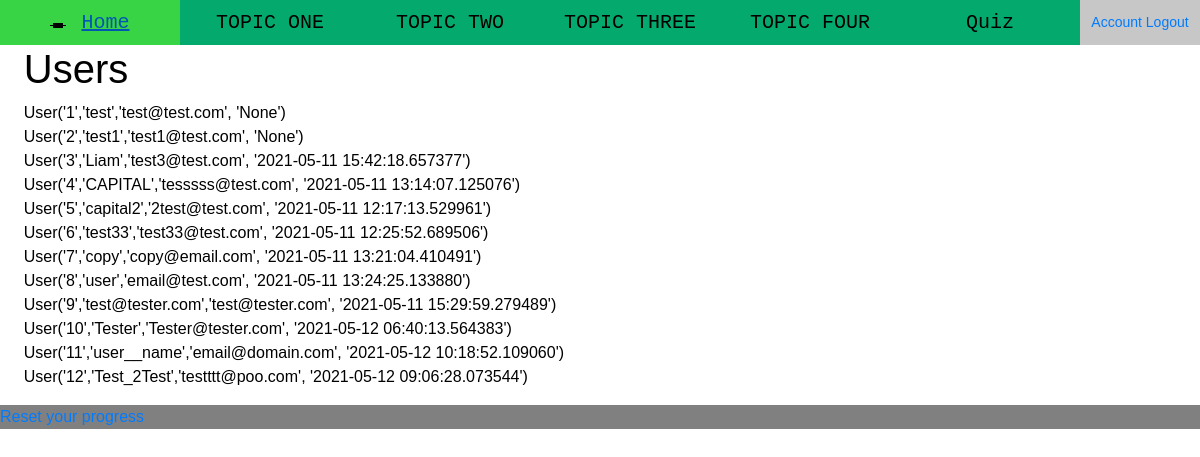
The page /users (signed in) on the database its author committed.
### app/models.py (models this page shows)
class User(db.Model, UserMixin):
    id = db.Column(db.Integer, primary_key = True)
    username = db.Column(db.String(20), unique = True, nullable=False)
    email = db.Column(db.String(120), unique = True, nullable=False)
    password = db.Column(db.String(60), nullable=False)
    about_me = db.Column(db.String(140))
    last_seen = db.Column(db.DateTime, default=datetime.utcnow)
    scores = db.relationship('Scores', backref='user_info', lazy=True)
    def __repr__(self):
        return f"User('{self.id}','{self.username}','{self.email}', '{self.last_seen}')"

### app/routes.py (the view)
@app.route("/users")
@login_required
def users():
    users_in_database = User.query.all()
    for user in users_in_database:
        print (user.username)
    return render_template('users.html', title= 'Users', all_users = users_in_database)

### app/models.py (called while the page is built)
@login_manager.user_loader
def load_user(user_id):
    return User.query.get(int(user_id))

### app/routes.py (called while the page is built)
@app.before_request
def before_request():
    if current_user.is_authenticated:
        current_user.last_seen = datetime.utcnow()
        db.session.commit()

### app/templates/users.html
{% extends "layout.html" %}
{% block content %}
<h1>Users</h1>
{% for item in all_users %}
    {{item}} </br>
{% endfor %}
{% endblock %}

### app/static/css/layout.css (style rules this page uses)
:root { --header-default: #04aa6d; --header-hover: #38d445; --header-active: #afe0b4; --header-login: #c7c7c7; --header-height: 45px; --shading: #e4e4e4; --button-primary-color: #44c767; --button-secondary-color: #5cbf2a; }
body { margin: 0; padding: 0; font-family: Verdana, Geneva, Tahoma, sans-serif; color: black; }

### rows shown on the page
User: id+username+email "User('1','test','test@test.com', 'None')"
User: id+username+email "User('2','test1','test1@test.com', 'None')"
User: id+username+email "User('3','Liam','test3@test.com', '2021-05-11 15:42:18.657377')"
User: id+username+email "User('4','CAPITAL','tesssss@test.com', '2021-05-11 13:14:07.125076')"
User: id+username+email "User('5','capital2','2test@test.com', '2021-05-11 12:17:13.529961')"
User: id+username+email "User('6','test33','test33@test.com', '2021-05-11 12:25:52.689506')"
User: id+username+email "User('7','copy','copy@email.com', '2021-05-11 13:21:04.410491')"
User: id+username+email "User('8','user','email@test.com', '2021-05-11 13:24:25.133880')"
User: id+username+email "User('9','test@tester.com','test@tester.com', '2021-05-11 15:29:59.279489')"
User: id+username+email "User('10','Tester','Tester@tester.com', '2021-05-12 06:40:13.564383')"
User: id+username+email "User('11','user__name','email@domain.com', '2021-05-12 10:18:52.109060')"
User: id+username+email "User('12','Test_2Test','testttt@poo.com', '2021-05-12 09:06:28.073544')"
